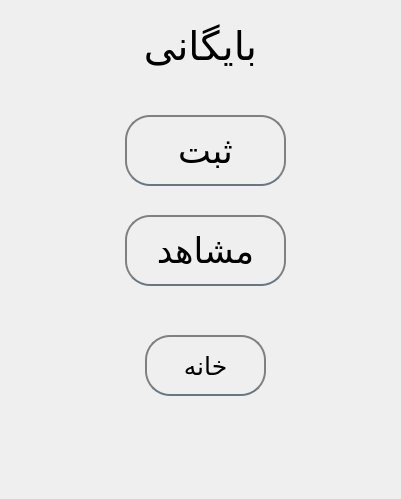
<?xml version="1.0" encoding="UTF-8"?>
<ui version="4.0">
 <class>ArchiveWindow</class>
 <widget class="QMainWindow" name="ArchiveWindow">
  <property name="geometry">
   <rect>
    <x>0</x>
    <y>0</y>
    <width>401</width>
    <height>499</height>
   </rect>
  </property>
  <property name="windowTitle">
   <string>MainWindow</string>
  </property>
  <widget class="QWidget" name="centralwidget">
   <widget class="QPushButton" name="but_home">
    <property name="geometry">
     <rect>
      <x>140</x>
      <y>330</y>
      <width>131</width>
      <height>71</height>
     </rect>
    </property>
    <property name="font">
     <font>
      <family>IRNazanin</family>
      <pointsize>25</pointsize>
      <weight>50</weight>
      <italic>false</italic>
      <bold>false</bold>
     </font>
    </property>
    <property name="styleSheet">
     <string notr="true">QPushButton {
    background-color: transparent; /* Transparent background */
    color: rgb(0,0,0); /* Text color */
    border: 2px solid gray; /* Border around the button */
    padding: 5px; /* Increased padding for better touch targets */
    border-radius: 25px; /* Rounded corners */
    margin: 5px; /* Uniform margin on all sides */
    font-size: 25px; /* Font size for better readability */
	font: 25pt &quot;IRNazanin&quot;;
border-bottom: 2px solid rgba(105,118,132,255);
}

QPushButton:hover {
    border-color: rgba(190, 190, 190, 0.7); /* Lighter border on hover */
    background-color: rgba(255, 255, 255, 0.1); /* Light background on hover for visual feedback */
}

QPushButton:pressed {
    background-color: rgba(255, 255, 255, 0.2); /* Darker background when pressed */
	font: 20pt &quot;Ubuntu&quot;;
    border-color: rgba(150, 150, 150, 0.8); /* Change border color when pressed */
}

QPushButton:disabled {
    color: rgba(255, 255, 255, 0.5); /* Lighter text color when disabled */
    border-color: rgba(190, 190, 190, 0.3); /* Lighter border when disabled */
}
</string>
    </property>
    <property name="text">
     <string>خانه</string>
    </property>
   </widget>
   <widget class="QPushButton" name="but_extraction">
    <property name="geometry">
     <rect>
      <x>120</x>
      <y>210</y>
      <width>171</width>
      <height>81</height>
     </rect>
    </property>
    <property name="font">
     <font>
      <family>IRNazanin</family>
      <pointsize>35</pointsize>
      <weight>50</weight>
      <italic>false</italic>
      <bold>false</bold>
     </font>
    </property>
    <property name="styleSheet">
     <string notr="true">QPushButton {
    background-color: transparent; /* Transparent background */
    color: rgb(0,0,0); /* Text color */
    border: 2px solid gray; /* Border around the button */
    padding: 5px; /* Increased padding for better touch targets */
    border-radius: 25px; /* Rounded corners */
    margin: 5px; /* Uniform margin on all sides */
    font-size: 35px; /* Font size for better readability */
	font: 35pt &quot;IRNazanin&quot;;
border-bottom: 2px solid rgba(105,118,132,255);
}

QPushButton:hover {
    border-color: rgba(190, 190, 190, 0.7); /* Lighter border on hover */
    background-color: rgba(255, 255, 255, 0.1); /* Light background on hover for visual feedback */
}

QPushButton:pressed {
    background-color: rgba(255, 255, 255, 0.2); /* Darker background when pressed */
	font: 20pt &quot;Ubuntu&quot;;
    border-color: rgba(150, 150, 150, 0.8); /* Change border color when pressed */
}

QPushButton:disabled {
    color: rgba(255, 255, 255, 0.5); /* Lighter text color when disabled */
    border-color: rgba(190, 190, 190, 0.3); /* Lighter border when disabled */
}
</string>
    </property>
    <property name="text">
     <string>مشاهد</string>
    </property>
   </widget>
   <widget class="QPushButton" name="but_import">
    <property name="geometry">
     <rect>
      <x>120</x>
      <y>110</y>
      <width>171</width>
      <height>81</height>
     </rect>
    </property>
    <property name="font">
     <font>
      <family>IRNazanin</family>
      <pointsize>35</pointsize>
      <weight>50</weight>
      <italic>false</italic>
      <bold>false</bold>
     </font>
    </property>
    <property name="styleSheet">
     <string notr="true">QPushButton {
    background-color: transparent; /* Transparent background */
    color: rgb(0,0,0); /* Text color */
    border: 2px solid gray; /* Border around the button */
    padding: 5px; /* Increased padding for better touch targets */
    border-radius: 25px; /* Rounded corners */
    margin: 5px; /* Uniform margin on all sides */
    font-size: 35px; /* Font size for better readability */
	font: 35pt &quot;IRNazanin&quot;;
border-bottom: 2px solid rgba(105,118,132,255);
}

QPushButton:hover {
    border-color: rgba(190, 190, 190, 0.7); /* Lighter border on hover */
    background-color: rgba(255, 255, 255, 0.1); /* Light background on hover for visual feedback */
}

QPushButton:pressed {
    background-color: rgba(255, 255, 255, 0.2); /* Darker background when pressed */
	font: 20pt &quot;Ubuntu&quot;;
    border-color: rgba(150, 150, 150, 0.8); /* Change border color when pressed */
}

QPushButton:disabled {
    color: rgba(255, 255, 255, 0.5); /* Lighter text color when disabled */
    border-color: rgba(190, 190, 190, 0.3); /* Lighter border when disabled */
}
</string>
    </property>
    <property name="text">
     <string>ثبت</string>
    </property>
   </widget>
   <widget class="QLabel" name="label_pic">
    <property name="geometry">
     <rect>
      <x>0</x>
      <y>0</y>
      <width>401</width>
      <height>501</height>
     </rect>
    </property>
    <property name="text">
     <string/>
    </property>
    <property name="pixmap">
     <pixmap>2.jpg</pixmap>
    </property>
    <property name="scaledContents">
     <bool>true</bool>
    </property>
   </widget>
   <widget class="QLabel" name="label">
    <property name="geometry">
     <rect>
      <x>0</x>
      <y>10</y>
      <width>401</width>
      <height>71</height>
     </rect>
    </property>
    <property name="font">
     <font>
      <family>IRNazanin</family>
      <pointsize>30</pointsize>
      <weight>50</weight>
      <italic>false</italic>
      <bold>false</bold>
     </font>
    </property>
    <property name="styleSheet">
     <string notr="true">color: rgb(0,0,0);
font: 30pt &quot;IRNazanin&quot;;color: rgb(0,0,0);
</string>
    </property>
    <property name="text">
     <string>بایگانی</string>
    </property>
    <property name="alignment">
     <set>Qt::AlignCenter</set>
    </property>
   </widget>
   <zorder>label_pic</zorder>
   <zorder>but_home</zorder>
   <zorder>but_extraction</zorder>
   <zorder>but_import</zorder>
   <zorder>label</zorder>
  </widget>
 </widget>
 <resources/>
 <connections/>
</ui>
